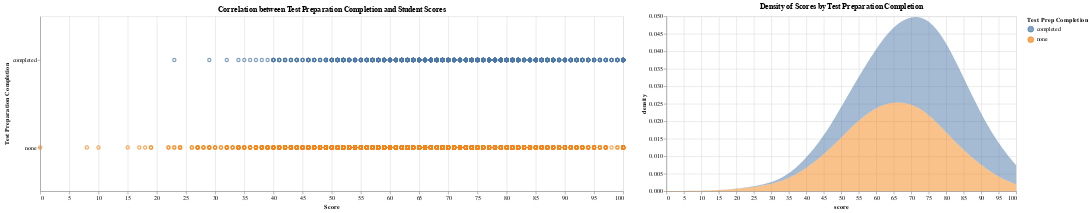

This figure's notebook cell:
### Code cell
# Create a selection dropdown to choose the subject
subject_input = alt.binding_select(options=['math_score', 'reading_score', 'writing_score'], name='Select Subject: ')
subject_selection = alt.selection_point(fields=['subject'], bind=subject_input, clear='none')

# Create the scatter plot
scatter_plot = alt.Chart(data_long).mark_point().encode(
    x=alt.X('score:Q', title='Score'),
    y=alt.Y('test_preparation_course:N', title='Test Preparation Completion'),
    color=alt.Color('test_preparation_course:N', legend=alt.Legend(title="Test Prep Completion")),
    tooltip=['gender', 'race_ethnicity', 'parental_level_of_education', 'lunch', 'score']
).properties(
    width=1000,
    height=300,
    title="Correlation between Test Preparation Completion and Student Scores"
).add_params(
    subject_selection
).transform_filter(
    subject_selection
)
density_plot = alt.Chart(data_long).transform_filter(
    subject_selection  # Apply the filter based on the dropdown selection
).transform_density(
    density='score',  # Adjust this if your data structure requires a different setup
    bandwidth=5,
    groupby=['test_preparation_course'],
    as_=['score', 'density']
).mark_area(opacity=0.5).encode(
    x='score:Q',
    y='density:Q',
    color='test_preparation_course:N'
).properties(
    width=600,
    height=300,
    title="Density of Scores by Test Preparation Completion"
).add_params(
    subject_selection
)

combined_chart = alt.vconcat(scatter_plot, density_plot)  # For vertical concatenation

# To save the combined chart as an HTML file
combined_chart.save('combined_chart.html')
scatter_plot | density_plot

### Figure 1 — Vega-Lite specification as saved in the notebook (floating-point values rounded to 4 significant figures; data arrays with more than 128 entries replaced by an {"elided": "..."} marker saying what was removed)
{"config": {"view": {"continuousWidth": 300, "continuousHeight": 300}}, "hconcat": [{"mark": {"type": "point"}, "encoding": {"color": {"field": "test_preparation_course", "legend": {"title": "Test Prep Completion"}, "type": "nominal"}, "tooltip": [{"field": "gender", "type": "nominal"}, {"field": "race_ethnicity", "type": "nominal"}, {"field": "parental_level_of_education", "type": "nominal"}, {"field": "lunch", "type": "nominal"}, {"field": "score", "type": "quantitative"}], "x": {"field": "score", "title": "Score", "type": "quantitative"}, "y": {"field": "test_preparation_course", "title": "Test Preparation Completion", "type": "nominal"}}, "height": 300, "name": "view_3", "title": "Correlation between Test Preparation Completion and Student Scores", "transform": [{"filter": {"param": "param_1"}}], "width": 1000}, {"mark": {"type": "area", "opacity": 0.5}, "encoding": {"color": {"field": "test_preparation_course", "type": "nominal"}, "x": {"field": "score", "type": "quantitative"}, "y": {"field": "density", "type": "quantitative"}}, "height": 300, "name": "view_4", "title": "Density of Scores by Test Preparation Completion", "transform": [{"filter": {"param": "param_1"}}, {"density": "score", "bandwidth": 5, "groupby": ["test_preparation_course"], "as": ["score", "density"]}], "width": 600}], "data": {"name": "data-fe1abc897dc260ba4a631880dd98ed24"}, "params": [{"name": "param_1", "select": {"type": "point", "clear": "none", "fields": ["subject"]}, "bind": {"input": "select", "options": ["math_score", "reading_score", "writing_score"], "name": "Select Subject: "}, "views": ["view_3", "view_4"]}], "$schema": "https://vega.github.io/schema/vega-lite/v5.16.3.json", "datasets": {"data-fe1abc897dc260ba4a631880dd98ed24": {"elided": "3000 records"}}}
